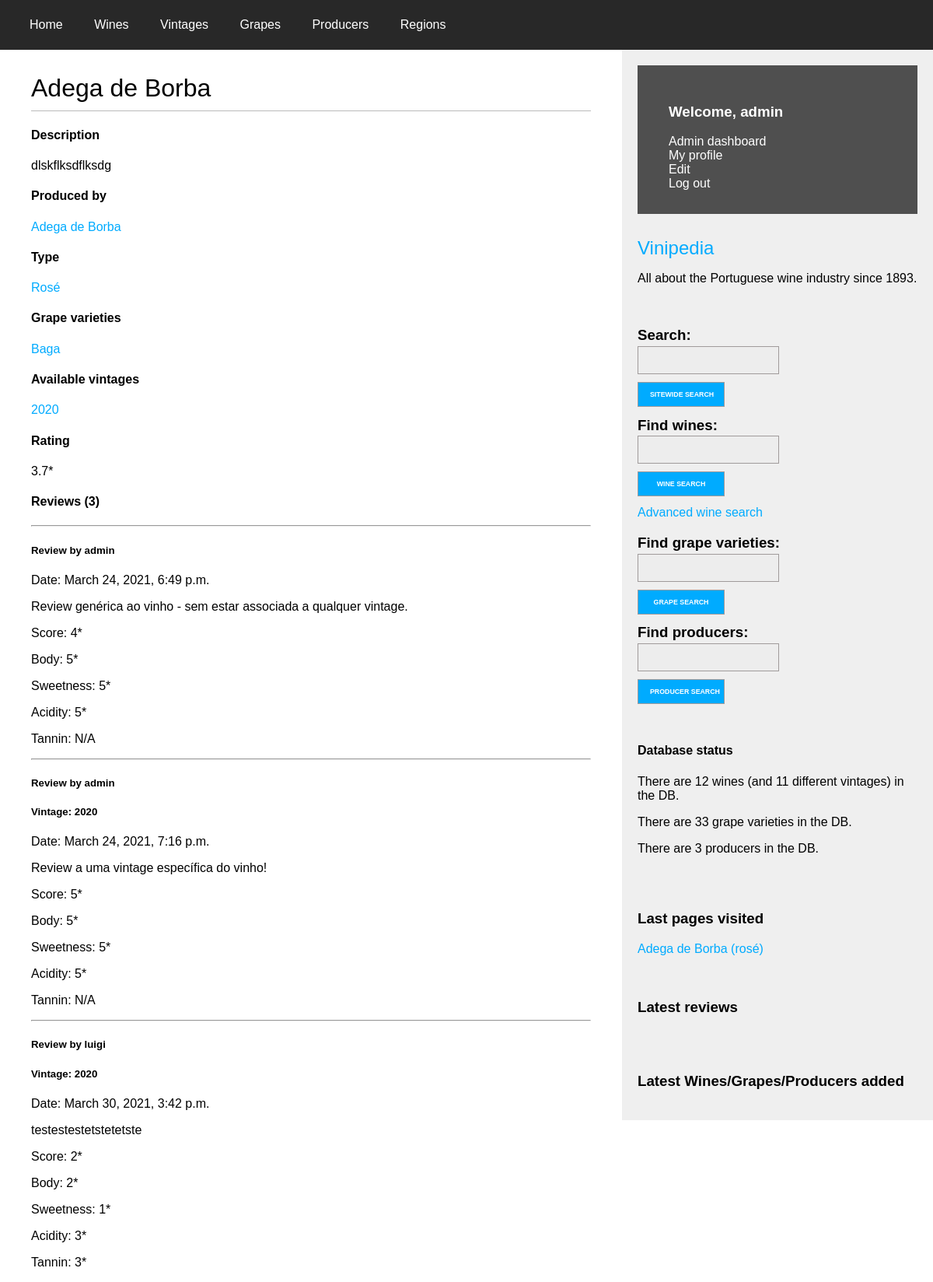
The app's page /wines/5 (signed in) with its own data.
### wines/models.py (models this page shows, shortened)
class Wine(models.Model):
    WINE_TYPE_CHOICES = (
        ('white', 'White'),
        ('red', 'Red'),
        ('rosé', 'Rosé'),
        ('sparkling', 'Sparkling'),
        ('port', 'Port'),
        ('madeira', 'Madeira'),
        ('moscatel', 'Moscatel'),
    )
    name = models.CharField(max_length=100)
    producer = models.ForeignKey(
        Producer,
        on_delete=models.RESTRICT,
        related_name='wines'
    )
    grape_varieties = models.ManyToManyField(Grape,
                                    through='WineGrape',
                                    through_fields=('wine', 'grape'))
    type = models.CharField(max_length=9, choices=WINE_TYPE_CHOICES)
    description = models.TextField(blank=True)
    image = models.ImageField(upload_to='wines/%Y/%m/%d/', null=True, blank=True)
    origin = models.ForeignKey(Region,
                               on_delete=models.RESTRICT,
                               related_name='local_wines')
    def get_average_rating(self):
        average_rating = Review.objects.filter(wine=self.pk).aggregate(Avg('score'))['score__avg']
        if average_rating:
            return round(average_rating, 1)
        return None
    class Meta:
        unique_together = (('name', 'type', 'producer',),)
        ordering = ('name',)
    def __str__(self):
        return f"{self.name} ({self.type})"
    def get_absolute_url(self):
        return reverse('wines:wine_detail',
                       args=[self.id])

class Producer(models.Model):
    name = models.CharField(max_length=100, unique=True)
    short_name = models.CharField(max_length=50, unique=True, null=True)
    origin = models.ForeignKey(Region,
                               on_delete=models.RESTRICT,
                               related_name='local_producers')
    presence = models.ManyToManyField(Region,
                                      through='ProducerRegion',
                                      through_fields=('producer', 'region'))
    description = models.TextField(blank=True)
    image = models.ImageField(upload_to='producers/%Y/%m/%d/', null=True, blank=True)
    website = models.URLField(null=True, blank=True)
    email = models.EmailField(null=True, blank=True)
    class Meta:
        ordering = ('name',)
    def __str__(self):
        return self.name
    def get_absolute_url(self):
        return reverse('wines:producer_detail',
                       args=[self.id])

class Grape(models.Model):
    class Body(models.IntegerChoices):
        VERY_LIGHT = 1
        LIGHT = 2
        MEDIUM = 3
        BOLD = 4
        VERY_BOLD = 5
    class Acidity(models.IntegerChoices):
        VERY_SOFT = 1
        SOFT = 2
        MEDIUM = 3
        ACIDIC = 4
        VERY_ACIDIC = 5
    class Colour(models.IntegerChoices):
        STRAW = 1
        YELLOW = 2
        GOLD = 3
        BROWN = 4
        AMBER = 5
        COPPER = 6
        SALMON = 7
        PINK = 8
        RUBY = 9
        PURPLE = 10
        GARNET = 11
        TAWNY = 12
    GRAPE_TYPE_CHOICES = (
        ('white', 'White'),
        ('red', 'Red'),
    )
    name = models.CharField(max_length=100, unique=True)
    origin = models.ForeignKey(Region,
                               on_delete=models.RESTRICT,
                               related_name='grapes',
                               null=True,
                               blank=True)
    type = models.CharField(max_length=5, choices=GRAPE_TYPE_CHOICES)
    description = models.TextField(blank=True)
    image = models.ImageField(upload_to='grapes/%Y/%m/%d/', null=True, blank=True)
    body = models.IntegerField(choices=Body.choices, null=True)
    acidity = models.IntegerField(choices=Acidity.choices, null=True)
    class Meta:
        ordering = ('name',)

class Vintage(models.Model):
    wine = models.ForeignKey(Wine,
                             on_delete=models.CASCADE,
                             related_name='vintages')
    year = models.SmallIntegerField(null=True,
                                    blank=True,
                                    validators=[MinValueValidator(1700),
                                                MaxValueValidator(2050)])
    description = models.TextField(blank=True)
    image = models.ImageField(upload_to='vintages/%Y/%m/%d/', null=True, blank=True)
    alcohol_content = models.FloatField(null=True, blank=True,
                                    validators=[MinValueValidator(0),
                                                MaxValueValidator(100)])
    class Meta:
        unique_together = (('wine', 'year',),)
        ordering = ('wine', 'year')

class Review(models.Model):
    validators = [MinValueValidator(1), MaxValueValidator(5)]
    class Sweetness(models.IntegerChoices):
        VERY_DRY = 1
        DRY = 2
        MEDIUM = 3
        SWEET = 4
        VERY_SWEET = 5
    class Body(models.IntegerChoices):
        VERY_LIGHT = 1
        LIGHT = 2
        MEDIUM = 3
        BOLD = 4
        VERY_BOLD = 5
    class Acidity(models.IntegerChoices):
        VERY_SOFT = 1
        SOFT = 2
        MEDIUM = 3
        ACIDIC = 4
        VERY_ACIDIC = 5
    class Tannin(models.IntegerChoices):
        VERY_SMOOTH = 1
        SMOOTH = 2
        MEDIUM = 3
        TANNIC = 4
        VERY_TANNIC = 5
    wine = models.ForeignKey(
        Wine,
        on_delete=models.CASCADE,
        related_name='reviews'
    )
    vintage = models.ForeignKey(
        Vintage,
        on_delete=models.CASCADE,
        related_name='reviews',
        null=True,
        blank=True
    )
    user = models.ForeignKey(
        User,
        on_delete=models.CASCADE,
        related_name='reviews'
    )
    text = models.TextField()
    score = models.PositiveSmallIntegerField(default=3, validators=validators)
    sweetness = models.IntegerField(choices=Sweetness.choices, null=True)
    body = models.IntegerField(choices=Body.choices, null=True)
    acidity = models.IntegerField(choices=Acidity.choices, null=True)
    tannin = models.IntegerField(choices=Tannin.choices, null=True)
    published_on = models.DateTimeField(auto_now_add=True)
    updated = models.DateTimeField(auto_now=True)
    active = models.BooleanField(default=True)
    class Meta:
        constraints = [
            models.UniqueConstraint(fields=['wine', 'vintage', 'user'],
                                    name='wine_vintage_user_constraint'),
            models.UniqueConstraint(fields=['wine', 'user'],
                                    condition=models.Q(vintage=None),
                                    name='wine_user_vintagenull_constraint'),
        ]
        ordering = ('published_on',)

### wines/views.py (the view)
# urls.py: path('wines/<int:id>', views.wine_detail, name='wine_detail'),
def wine_detail(request, id):
    wine = get_object_or_404(Wine, id=id)
    visited_page = {'type': 'wine', 'id': wine.id}
    session_updater(request, visited_page)
    print (request.session["last_visited"])
    new_review = None
    if request.method == 'POST':
        review_form = ReviewForm(data=request.POST)
        if review_form.is_valid():
            new_review = review_form.save(commit=False)
            new_review.wine = wine
            new_review.vintage = None
            new_review.user_id = request.user.id
            new_review.save()
            return redirect(wine)
    elif request.method == 'GET':
        reviewed_already_by_this_user = Review.objects.filter(wine=wine,
                                                              user=request.user,
                                                              vintage=None).count()
        if not reviewed_already_by_this_user:
            review_form = ReviewForm()
        else:
            review_form = None
    return render(request,
                  'wines/wine/detail.html',
                  {'wine': wine,
                   'review_form': review_form,
                   'reviewed_already_by_this_user': reviewed_already_by_this_user})

### wines/forms.py
class SearchForm(forms.Form):
    query = forms.CharField(max_length=100, label='')

### wines/templatetags/wine_tags.py (called while the page is built)
@register.simple_tag
def total_wines_registered():
    return Wine.objects.count()

@register.simple_tag
def total_vintages_registered():
    return Vintage.objects.count()

@register.simple_tag
def total_grapes_registered():
    return Grape.objects.count()

@register.simple_tag
def total_producers_registered():
    return Producer.objects.count()

@register.inclusion_tag('wines/search_bar.html')
def show_sitewide_search_form():
    search_form = SearchForm()
    return {"search_form": search_form}

@register.inclusion_tag('wines/wine/search_bar.html')
def show_wines_search_form():
    search_form = SearchForm()
    return {"search_form": search_form}

@register.inclusion_tag('wines/grape/search_bar.html')
def show_grapes_search_form():
    search_form = SearchForm()
    return {"search_form": search_form}

@register.inclusion_tag('wines/producer/search_bar.html')
def show_producers_search_form():
    search_form = SearchForm()
    return {"search_form": search_form}

@register.inclusion_tag('wines/last_visited_pages.html')
def show_last_visited_pages(request):
    last_visited = []
    pages = request.session.get("last_visited")
    if pages is not None:
        for page in pages:
            id = page['id']
            if page['type'] == 'wine':
                wine = Wine.objects.get(id=id)
                last_visited.append(wine)
            elif page['type'] == 'vintage':
                vintage = Vintage.objects.get(id=id)
                last_visited.append(vintage)
    return {"last_visited_pages": last_visited}

### wines/utils.py (called while the page is built)
def session_updater(request, visited_page):
    last_visited = request.session.get("last_visited", [])
    if visited_page in last_visited:
        last_visited = list(filter(lambda x: x != visited_page, last_visited))
    last_visited.insert(0, visited_page)
    last_visited = last_visited[:10]
    request.session["last_visited"] = last_visited
    request.session.modified = True

### wines/templates/wines/wine/detail.html (shortened to what this page needs)
{% extends "wines/base.html" %}
{% load static %}
{% block content %}
<div id="wine_details"><h1>{{ wine.name }}</h1></div>
<h4>Description</h4>
{% if wine.description %}
<p>{{ wine.description }}</p>
{% else %}
<p>No description available</p>
{% endif %}
<h4>Produced by</h4>
<p>
    <a href="{{ wine.producer.get_absolute_url }}">{{ wine.producer|capfirst }}</a>
</p>
<h4>Type</h4>
<p>
    <a href="{% url 'wines:wines_per_type' wine.type %}">{{ wine.type|capfirst }}</a>
</p>
<h4>Grape varieties</h4>
{% for grape in wine.grape_varieties.all %}
<p>
    <a href="{% url 'wines:grape_detail' grape.id %}">{{ grape.name|capfirst }}</a>
</p>
{% empty %}
<p class="info">No grape information was registered for this wine.</p>
{% endfor %}
<h4>Available vintages</h4>
{% for vintage in wine.vintages.all %}
<p>
{% if vintage.year != None %}
    <a href="{% url 'wines:vintage_detail' vintage.id %}">{{ vintage.year }}</a>
{% else %}
    <a href="{% url 'wines:vintage_detail' vintage.id %}">N.V.</a>
{% endif %}
</p>
{% empty %}
<p class="info">No vintages were registered for this wine.</p>
{% endfor %}
<h4>Rating</h4>
{% if wine.reviews.all %}
<p>{{ wine.get_average_rating }}*</p>
{% else %}
<p>N/A</p>
{% endif %}
{% with wine.reviews.count as total_reviews %}
<h4>Reviews ({{ total_reviews }})</h4>
{% endwith %}
{% for review in wine.reviews.all %}
  <hr>
  <div class="review">
    <p class="info">
      <h5>
      Review by {{ review.user }}
      </h5>
    </p>
    {% if review.vintage != None %}
    <h5>Vintage: {{ review.vintage.year }}</h5>
    {% endif %}
    <p>Date: {{ review.published_on }}</p>
    <p>{{ review.text|linebreaks }}</p>
    <p class="score">Score: {{ review.score }}*</p>
    {% if review.body %}
    <p class="score">Body: {{ review.body }}*</p>
    {% else %}
    <p class="score">Body: N/A</p>
    {% endif %}
    {% if review.sweetness %}
    <p class="score">Sweetness: {{ review.sweetness }}*</p>
    {% else %}
    <p class="score">Sweetness: N/A</p>
    {% endif %}
    {% if review.acidity %}
    <p class="score">Acidity: {{ review.acidity }}*</p>
    {% else %}
    <p class="score">Acidity: N/A</p>
    {% endif %}
    {% if review.tannin %}
    <p class="score">Tannin: {{ review.tannin }}*</p>
    {% else %}
    <p class="score">Tannin: N/A</p>
    {% endif %}
  </div>
{% empty %}
    <p class="info">There are no reviews yet.</p>
{% endfor %}
{% endblock %}

### wines/templates/wines/base.html (shortened to what this page needs)
{% load wine_tags %}
{% load static %}
<!DOCTYPE html>
<html>
<head>
  <link href="{% static 'css/wines.css' %}" rel="stylesheet">
</head>
<body>
  <div id="navbar">
    <div id="a_nav">
      <a href="/">Home</a>
      <a href="{% url 'wines:wine_list' %}">Wines</a>
      <a href="{% url 'wines:vintage_list' %}">Vintages</a>
      <a href="{% url 'wines:grape_list' %}">Grapes</a>
      <a href="{% url 'wines:producer_list' %}">Producers</a>
      <a href="{% url 'wines:region_list' %}">Regions</a>
    </div>
  </div>
  <div id="content">
    {% block content %}
    {% endblock %}
  </div>
  <div id="sidebar">
    <div id="user_info">
      {% if request.user.is_authenticated %}
        <h3>
          Welcome, {{request.user.username}}
        </h3>
        <div class="container-vertical">
          {% if request.user.is_superuser %}
          <a href="{% url 'admin:index' %}">Admin dashboard</a>
          {% endif %}
          <a href="{% url 'accounts:profile' profile_id=request.user.profile.id %}">My profile</a>
          <a href="{% url 'accounts:edit' %}">Edit</a>
          <a href="{% url 'accounts:logout' %}">Log out</a>
        </div>
      {% else %}
        <a href="{% url 'accounts:login' %}">Log in</a>
        <a href="{% url 'accounts:register' %}">Register</a>
      {% endif %}
    </div>
    <h2>
      <a href="/">Vinipedia</a>
    </h2>
    <p>All about the Portuguese wine industry since 1893.</p>
    <br>
    <h3>Search:</h3>
    <div class="container adjust_margin">{% show_sitewide_search_form %}</div>
    <h3>Find wines:</h3>
    <div class="container adjust_margin">{% show_wines_search_form %}</div>
    <br>
    <a href="{% url 'wines:wine_advanced_search' %}">Advanced wine search</a>
    <h3>Find grape varieties:</h3>
    <div class="container adjust_margin">{% show_grapes_search_form %}</div>
    <h3>Find producers:</h3>
    <div class="container adjust_margin">{% show_producers_search_form %}</div>
    <br><br>
    <h4>Database status</h4>
    <p>There are {% total_wines_registered %} wines (and {% total_vintages_registered %} different vintages) in the DB.</p>
    <p>There are {% total_grapes_registered %} grape varieties in the DB.</p>
    <p>There are {% total_producers_registered %} producers in the DB.</p>
    <br><br>
    <h3>Last pages visited</h3>
    {% show_last_visited_pages request %}
    <br><br>
    <h3>Latest reviews</h3>
    <br><br>
    <h3>Latest Wines/Grapes/Producers added</h3>
  </div>
</body>
</html>

### wines/templates/wines/last_visited_pages.html
<div>
    {% for page in last_visited_pages %}
    <div>
        <a href="{{ page.get_absolute_url }}">{{ page }}</a>
    </div>
    {% endfor %}
</div>

### wines/static/css/wines.css (style rules this page uses)
body { margin:0; padding:0; font-family:helvetica, sans-serif; }
#navbar { height: 8vh; width: 100%; display: flex; margin: auto; justify-content: left; align-items: center; background-color: #282828; flex-wrap: nowrap; }
#a_nav { margin: 0px 20px; }
#a_nav a { color: #ffffff; margin: 0px 18px; }
a { color:#00abff; text-decoration:none; }
h1 { font-weight:normal; border-bottom:1px solid #bbb; padding:0 0 10px 0; }
h2 { font-weight:normal; margin:30px 0 0; }
#content { float:left; width:60%; padding:10px 0 0 40px; }
#sidebar { float:right; width:30%; padding:20px; background:#efefef; height:100%; }
#user_info { padding:30px 40px 30px 40px; background:#4f4f4f; }
#user_info h3 { color: #ffffff; }
#user_info a { color: #ffffff; }
#wine_details { box-sizing: border-box; padding:0 0 0 0; background-color: white; color: black; }
#wine_details h1 { color: black; }
#sidebar input, #sidebar textarea { clear: both; float: left; margin: 0 0 10px; background: #ededed; border: 1px solid #a09b9b; padding: 6px 10px; font-size: 1.2rem; width: 10rem; }
.container { display: flex; width: 100%; }
.container-vertical { display: flex; flex-direction: column; width: 100%; }
.adjust_margin { margin-top: -2rem; margin-bottom: -1rem; }

### records on screen
Wine: name "Adega de Borba", description "dlskflksdflksdg", producer "Adega de Borba", type "Rosé", get_average_rating "3.7", name+type "Adega de Borba (rosé)"
Grape: name "Baga"
Vintage: year "2020"
Review: user "admin", published_on "March 24, 2021, 6:49 p.m.", text "Review genérica ao vinho - sem estar associada a qualquer vintage.", score "4", body "5", sweetness "5", acidity "5", shows "Tannin: N/A"
Review: user "admin", vintage.year "2020", published_on "March 24, 2021, 7:16 p.m.", text "Review a uma vintage específica do vinho!", score "5", body "5", sweetness "5", acidity "5", shows "Tannin: N/A"
Review: user "luigi", vintage.year "2020", published_on "March 30, 2021, 3:42 p.m.", text "testestestetstetetste", score "2", body "2", sweetness "1", acidity "3", tannin "3"

### other values on screen
{{ total_reviews }} "3"
{{ request.user.username }} "admin"
